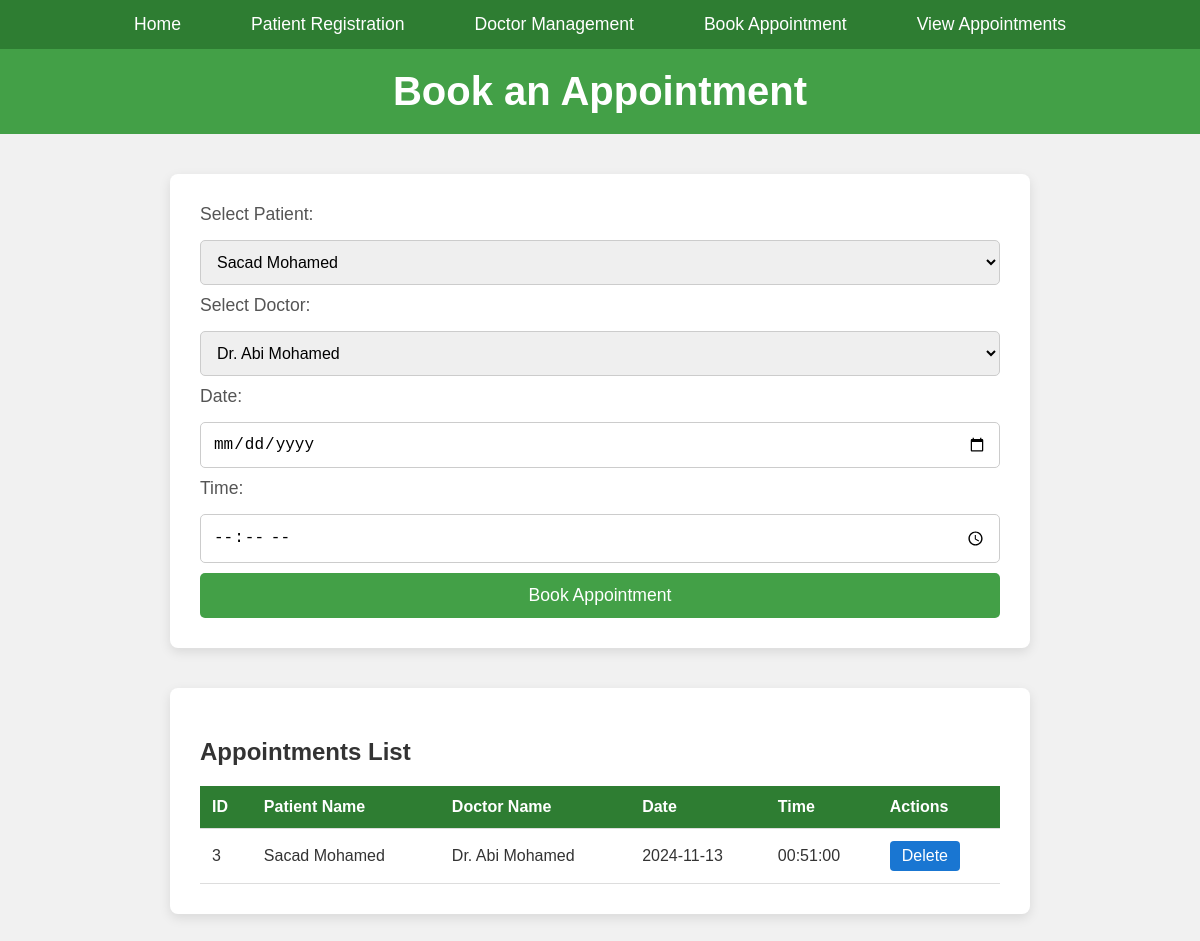
Page /appointment_booking.PHP on the committed database.
### tables this page shows
CREATE TABLE `appointments` (
  `id` int(11) NOT NULL,
  `patient_id` int(11) DEFAULT NULL,
  `doctor_id` int(11) DEFAULT NULL,
  `appointment_date` date DEFAULT NULL,
  `appointment_time` time DEFAULT NULL
);

CREATE TABLE `patients` (
  `id` int(11) NOT NULL,
  `fullname` varchar(100) NOT NULL,
  `gender` varchar(10) DEFAULT NULL,
  `age` int(11) DEFAULT NULL,
  `contact` varchar(15) DEFAULT NULL,
  `address_det` text DEFAULT NULL
);

CREATE TABLE `doctors` (
  `id` int(11) NOT NULL,
  `fullname` varchar(100) NOT NULL,
  `specialty` varchar(100) DEFAULT NULL,
  `contact` varchar(15) DEFAULT NULL,
  `address_det` text DEFAULT NULL
);

### appointment_booking.PHP (the view, shortened to what this page needs)
<?php
include('config.php');
$patients_result = $conn->query("SELECT * FROM patients");
$doctors_result = $conn->query("SELECT * FROM doctors");
$appointments_result = $conn->query("SELECT appointments.id, patients.fullname AS patient_name, doctors.fullname AS doctor_name, appointment_date, appointment_time
                                     FROM appointments
                                     JOIN patients ON appointments.patient_id = patients.id
                                     JOIN doctors ON appointments.doctor_id = doctors.id");
?>
<!DOCTYPE html>
<html lang="en">
<head>
</head>
<body>
    <nav>
        <ul>
            <li><a href="index.php">Home</a></li>
            <li><a href="patient_registration.php">Patient Registration</a></li>
            <li><a href="doctor_management.php">Doctor Management</a></li>
            <li><a href="appointment_booking.php">Book Appointment</a></li>
            <li><a href="appointments.php">View Appointments</a></li>
        </ul>
    </nav>
    <h1>Book an Appointment</h1>
    <div class="container">
        <form method="POST">
            <label for="patient_id">Select Patient:</label>
            <select name="patient_id" required>
                <?php while($row = $patients_result->fetch_assoc()) { ?>
                    <option value="<?php echo $row['id']; ?>"><?php echo $row['fullname']; ?></option>
                <?php } ?>
            </select>
            <label for="doctor_id">Select Doctor:</label>
            <select name="doctor_id" required>
                <?php while($row = $doctors_result->fetch_assoc()) { ?>
                    <option value="<?php echo $row['id']; ?>"><?php echo $row['fullname']; ?></option>
                <?php } ?>
            </select>
            <label for="appointment_date">Date:</label>
            <input type="date" name="appointment_date" required>
            <label for="appointment_time">Time:</label>
            <input type="time" name="appointment_time" required>
            <input type="submit" value="Book Appointment">
        </form>
    </div>
    <div class="container">
        <h2>Appointments List</h2>
        <?php
        if ($appointments_result->num_rows > 0) {
            echo "<table>";
            echo "<tr><th>ID</th><th>Patient Name</th><th>Doctor Name</th><th>Date</th><th>Time</th><th>Actions</th></tr>";
            while ($row = $appointments_result->fetch_assoc()) {
                echo "<tr>
                        <td>" . $row['id'] . "</td>
                        <td>" . $row['patient_name'] . "</td>
                        <td>" . $row['doctor_name'] . "</td>
                        <td>" . $row['appointment_date'] . "</td>
                        <td>" . $row['appointment_time'] . "</td>
                        <td>
                            <a href='appointment_booking.php?delete_id=" . $row['id'] . "'><button>Delete</button></a>
                        </td>
                    </tr>";
            }
            echo "</table>";
        } else {
            echo "<p>No appointments found.</p>";
        }
        ?>
    </div>
</body>
</html>

### appointment_booking.PHP (style rules this page uses)
body { font-family: 'Arial', sans-serif; margin: 0; padding: 0; background-color: #f1f1f1; color: #333; }
nav { background-color: #2e7d32; overflow: hidden; }
nav ul { list-style-type: none; margin: 0; padding: 0; display: flex; justify-content: center; }
nav ul li { margin: 0 15px; }
nav ul li a { color: white; text-decoration: none; padding: 14px 20px; display: block; font-size: 1.1rem; }
h1 { background-color: #43a047; color: white; text-align: center; padding: 20px 0; margin: 0; font-size: 2.5rem; }
.container { max-width: 800px; margin: 40px auto; background-color: #fff; padding: 30px; border-radius: 8px; box-shadow: 0 4px 12px rgba(0, 0, 0, 0.1); }
label { font-size: 1.1rem; margin-bottom: 5px; display: inline-block; color: #555; }
select, input[type="date"], input[type="time"] { width: 100%; padding: 12px; margin: 10px 0; border: 1px solid #ccc; border-radius: 5px; font-size: 1rem; box-sizing: border-box; transition: all 0.3s ease; }
input[type="submit"] { background-color: #43a047; color: white; font-size: 1.1rem; padding: 12px 20px; border: none; border-radius: 5px; cursor: pointer; width: 100%; transition: background-color 0.3s ease; }
table { width: 100%; margin-top: 20px; border-collapse: collapse; }
table th, table td { padding: 12px; text-align: left; border-bottom: 1px solid #ddd; }
table th { background-color: #2e7d32; color: white; }
button { background-color: #1976d2; color: white; padding: 6px 12px; border: none; border-radius: 4px; cursor: pointer; font-size: 1rem; }

### rows in the picture
appointments: id "3", patient.fullname "Sacad Mohamed", doctor.fullname "Dr. Abi Mohamed", appointment_date "2024-11-13", appointment_time "00:51:00"

### other values in the picture
form field patient_id "Sacad Mohamed"
form field doctor_id "Dr. Abi Mohamed"
